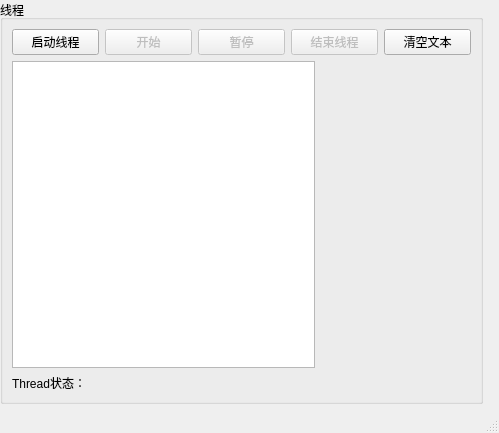
<?xml version="1.0" encoding="UTF-8"?>
<ui version="4.0">
 <class>MainWindow</class>
 <widget class="QMainWindow" name="MainWindow">
  <property name="geometry">
   <rect>
    <x>0</x>
    <y>0</y>
    <width>499</width>
    <height>433</height>
   </rect>
  </property>
  <property name="windowTitle">
   <string>MainWindow</string>
  </property>
  <widget class="QWidget" name="centralwidget">
   <widget class="QGroupBox" name="groupBox">
    <property name="geometry">
     <rect>
      <x>0</x>
      <y>0</y>
      <width>483</width>
      <height>404</height>
     </rect>
    </property>
    <property name="title">
     <string>线程</string>
    </property>
    <layout class="QVBoxLayout" name="verticalLayout">
     <item>
      <layout class="QHBoxLayout" name="horizontalLayout">
       <item>
        <widget class="QPushButton" name="btnStartThread">
         <property name="text">
          <string>启动线程</string>
         </property>
        </widget>
       </item>
       <item>
        <widget class="QPushButton" name="btnDiceBegin">
         <property name="enabled">
          <bool>false</bool>
         </property>
         <property name="text">
          <string>开始</string>
         </property>
        </widget>
       </item>
       <item>
        <widget class="QPushButton" name="btnDiceEnd">
         <property name="enabled">
          <bool>false</bool>
         </property>
         <property name="text">
          <string>暂停</string>
         </property>
        </widget>
       </item>
       <item>
        <widget class="QPushButton" name="btnStopThread">
         <property name="enabled">
          <bool>false</bool>
         </property>
         <property name="text">
          <string>结束线程</string>
         </property>
        </widget>
       </item>
       <item>
        <widget class="QPushButton" name="btnClear">
         <property name="text">
          <string>清空文本</string>
         </property>
        </widget>
       </item>
      </layout>
     </item>
     <item>
      <layout class="QHBoxLayout" name="horizontalLayout_3">
       <item>
        <widget class="QPlainTextEdit" name="plainTextEdit"/>
       </item>
       <item>
        <widget class="QLabel" name="LabPic">
         <property name="minimumSize">
          <size>
           <width>150</width>
           <height>0</height>
          </size>
         </property>
         <property name="text">
          <string/>
         </property>
         <property name="pixmap">
          <pixmap resource="../samp13_1ThreadSignal/res.qrc">:/dice/images/d0.jpg</pixmap>
         </property>
        </widget>
       </item>
      </layout>
     </item>
     <item>
      <widget class="QLabel" name="LabA">
       <property name="text">
        <string>Thread状态：</string>
       </property>
      </widget>
     </item>
    </layout>
   </widget>
  </widget>
  <widget class="QMenuBar" name="menubar">
   <property name="geometry">
    <rect>
     <x>0</x>
     <y>0</y>
     <width>499</width>
     <height>21</height>
    </rect>
   </property>
  </widget>
  <widget class="QStatusBar" name="statusbar"/>
 </widget>
 <resources>
  <include location="./res.qrc"/>
 </resources>
 <connections/>
</ui>
